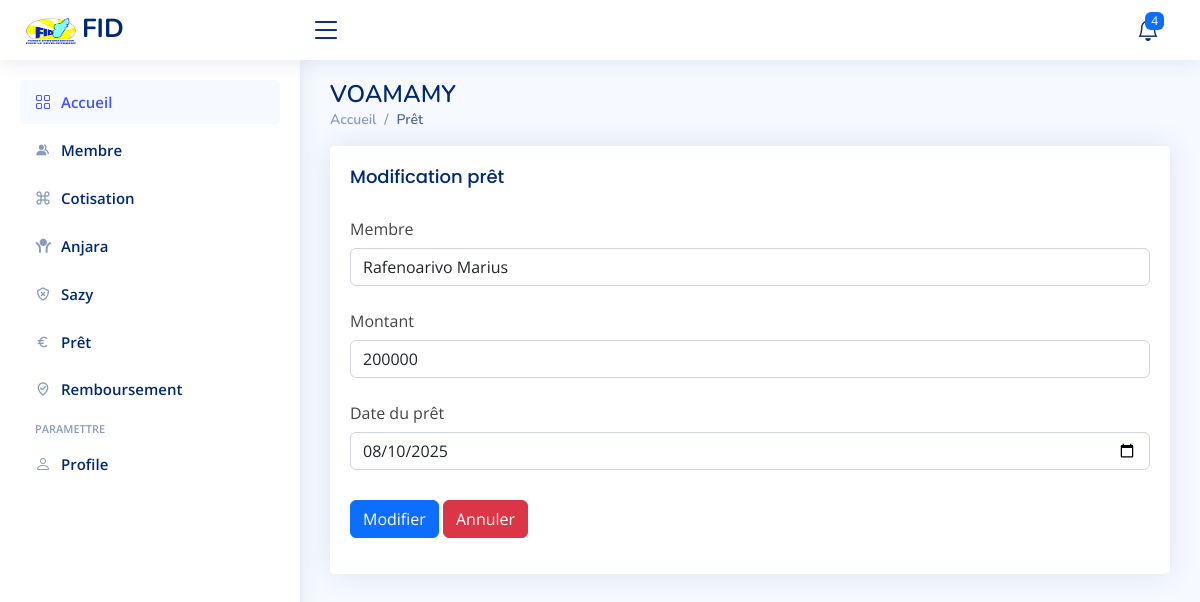
The app's page /index.php/vm_controller/pret/modifier/3 with its own data.
### tables this page shows
CREATE TABLE `pret` (
  `ID_pret` int(10) NOT NULL,
  `ID_membre` int(10) NOT NULL,
  `Montant` double NOT NULL,
  `Date_pret` date NOT NULL,
  `Statut` varchar(25) NOT NULL
);

CREATE TABLE `membre` (
  `ID_membre` int(10) NOT NULL,
  `Nom` varchar(50) NOT NULL,
  `Prenom` varchar(50) NOT NULL
);

### application/controllers/vm_controller.php (called while the page is built, shortened)
<?php
class vm_controller extends CI_Controller {
    public function __construct() {
        $this->load->model('vm_model');
        $this->load->library(['form_validation', 'session']);
        $this->load->helper(['url', 'form']);
    }
public function pret($action = null, $ID_pret = null){
        $this->load->model('vm_model');
        $data = [];
        if ($action === 'modifier' && !empty($ID_pret)) {
            $data['pret'] = $this->vm_model->get_pret($ID_pret);
            $data['membre'] = $this->vm_model->pret();
            $this->load->view('modif_pret_view', $data);
            return;
        }
        $data['membre'] = $this->vm_model->membre();
        $data['pret'] = $this->vm_model->pret();
        $data['reste'] = $this->vm_model->get_reste_a_payer($ID_pret);
        $data['montantrembourser'] = $this->vm_model->get_montant_a_rembourser($ID_pret);
        $data['totalrembourser'] = $this->vm_model->get_total_rembourser($ID_pret);
        $this->load->view('pret_view', $data);
}
}

### index.php (called while the page is built, shortened)
<?php
require_once BASEPATH.'core/CodeIgniter.php';

### application/models/vm_model.php (called while the page is built, shortened)
<?php
class Vm_model extends CI_Model {
    public function get_pret($ID_pret) {
        $query = $this->db->query("SELECT * FROM membre, pret WHERE membre.ID_membre= pret.ID_membre and pret.ID_pret = '$ID_pret' ");
        return $query->row();
    }
}
?>

### application/views/modif_pret_view.php (the view, shortened to what this page needs)
  <main id="main" class="main">
<div class="pagetitle">
<h1>VOAMAMY</h1>
  <nav>
    <ol class="breadcrumb">
      <li class="breadcrumb-item"><a href="<?php echo base_url().'index.php/vm_controller/index'; ?>">Accueil</a></li>
      <li class="breadcrumb-item active">Prêt</li>
    </ol>
  </nav>
</div>
<section class="section">
      <div class="card">
        <div class="card-body">
          <h5 class="card-title">Modification prêt</h5>
          <form id="form" class="form-material" method="POST" action="<?php echo base_url().'index.php/vm_controller/pret'; ?>">
            <div class="row mb-3">
                <label for="inputText" class="col-sm-3 col-form-label">Membre</label>
                <div class="col-sm-12">
                    <select name="ID_membre" class="form-control" required>
                    <option value="<?= $pret->ID_membre ?>"><?= $pret->Nom.' '.$pret->Prenom  ?></option>
                </select>
                </div>
                </div>
            <div class="row mb-3">
                <label for="inputNumber" class="col-sm-4 col-form-label">Montant</label>
                <div class="col-sm-12">
                  <input type="number" name="Montant"   value="<?= $pret->Montant ?>" class="form-control" placeholder="Montant à prêter" required>
                </div>
              </div>
              <div class="row mb-3">
                <label for="inputNumber" class="col-sm-4 col-form-label">Date du prêt</label>
                <div class="col-sm-12">
                  <input type="date"  name="Date_pret"  value="<?= $pret->Date_pret ?>" class="form-control" required>
                </div>
              </div>
            <div class="row mb-3">
              <label class="col-sm-2 col-form-label"></label>
              <div class="col-sm-12">
              <button type="submit" id="submit"  name="submit" class="btn btn-primary">Modifier</button>
                    <a href="<?php echo base_url().'index.php/vm_controller/pret'; ?>" class="btn btn-danger">Annuler</a>
              </div>
            </div>
          </form>
        </div>
      </div>
</section>
</main>

### assets/css/style.css (style rules this page uses)
:root { scroll-behavior: smooth; }
a { color: #4154f1; text-decoration: none; }
h1, h2, h3, h4, h5, h6 { font-family: "Nunito", sans-serif; }
#main { margin-top: 60px; padding: 20px 30px; transition: all 0.3s; }
.pagetitle { margin-bottom: 10px; }
.pagetitle h1 { font-size: 24px; margin-bottom: 0; font-weight: 600; color: #012970; }
.card { margin-bottom: 30px; border: none; border-radius: 5px; box-shadow: 0px 0 30px rgba(1, 41, 112, 0.1); }
.card-title { padding: 20px 0 15px 0; font-size: 18px; font-weight: 500; color: #012970; font-family: "Poppins", sans-serif; }
.card-body { padding: 0 20px 20px 20px; }
.breadcrumb { font-size: 14px; font-family: "Nunito", sans-serif; color: #899bbd; font-weight: 600; }
.breadcrumb a { color: #899bbd; transition: 0.3s; }
.breadcrumb .breadcrumb-item::before { color: #899bbd; }
.breadcrumb .active { color: #51678f; font-weight: 600; }
@media (min-width: 1200px) { #main, #footer { margin-left: 300px; } }

### records on screen
pret: ID_membre "Rafenoarivo Marius", Montant "200000", Date_pret "08/10/2025"
